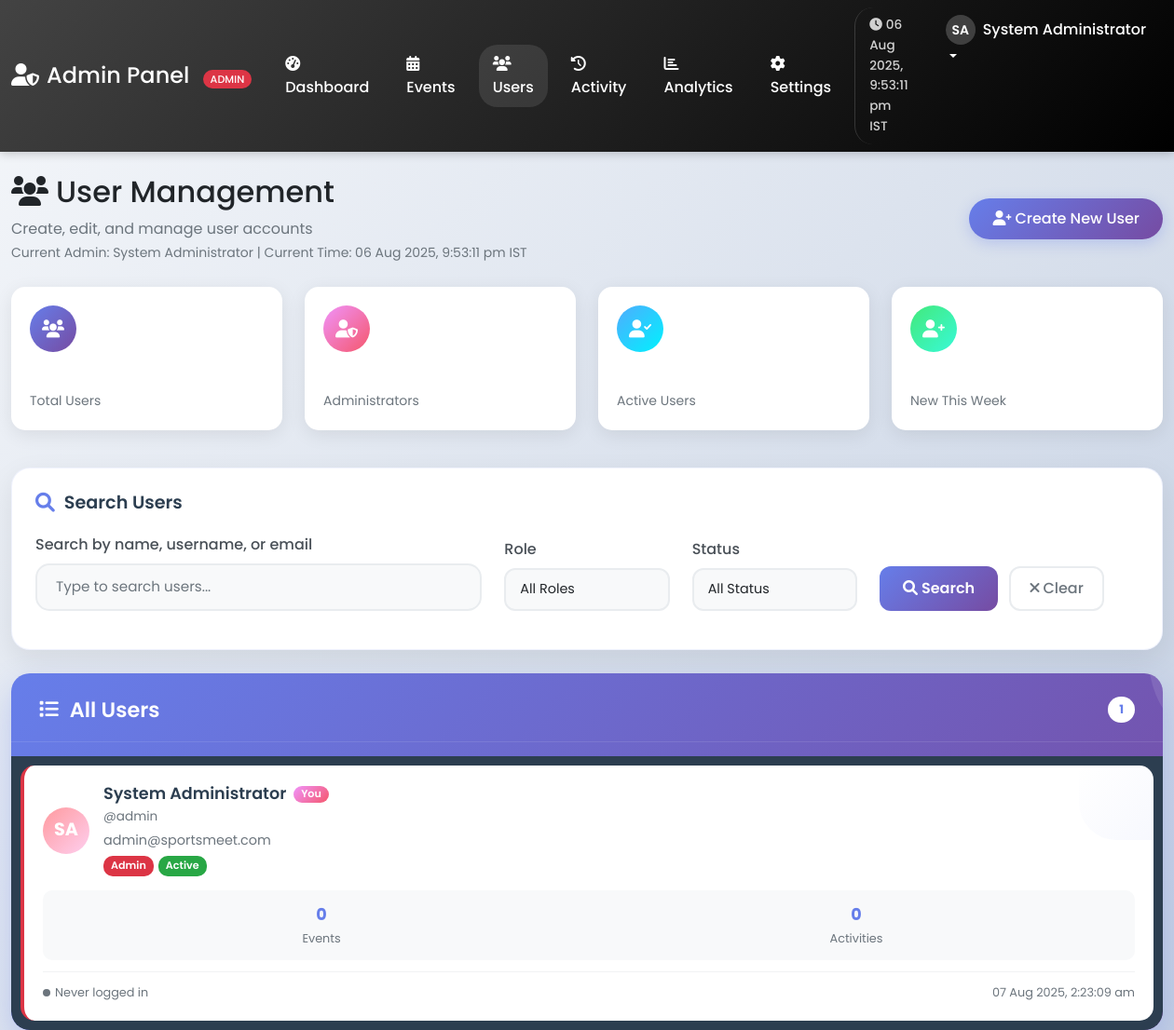
The page /admin/users.php (signed in) on the database its author committed.
### tables this page shows
CREATE TABLE IF NOT EXISTS users (
                                     id INT PRIMARY KEY AUTO_INCREMENT,
                                     username VARCHAR(50) UNIQUE NOT NULL,
    email VARCHAR(100) UNIQUE NOT NULL,
    password VARCHAR(255) NOT NULL,
    role ENUM('admin', 'user') DEFAULT 'user',
    first_name VARCHAR(50) NULL,
    last_name VARCHAR(50) NULL,
    phone VARCHAR(20) NULL,
    date_of_birth DATE NULL,
    profile_image VARCHAR(255) NULL,
    is_active BOOLEAN DEFAULT TRUE,
    email_verified BOOLEAN DEFAULT FALSE,
    last_login TIMESTAMP NULL,
    login_attempts INT DEFAULT 0,
    locked_until TIMESTAMP NULL,
    created_at TIMESTAMP DEFAULT CURRENT_TIMESTAMP,
    updated_at TIMESTAMP DEFAULT CURRENT_TIMESTAMP ON UPDATE CURRENT_TIMESTAMP
    );

### admin/users.php (the view, shortened to what the rows shown need)
<?php
require_once '../includes/functions.php';
$current_ist_time = getCurrentDisplayTime();
$current_user_data = getCurrentUser();
$display_name = getUserDisplayName($current_user_data);
$user_initials = getUserInitials($current_user_data);
$pdo = getDBConnection();
$current_action = $_GET['action'] ?? 'list';
$search = $_GET['search'] ?? '';
$role_filter = $_GET['role'] ?? '';
$status_filter = $_GET['status'] ?? '';
$conditions = ['1=1'];
$params = [];
$where_clause = implode(' AND ', $conditions);
$sql = "SELECT u.*,
        COALESCE(ep_count.events_joined, 0) as events_joined,
        COALESCE(al_count.activity_count, 0) as activity_count
        FROM users u
        LEFT JOIN (
            SELECT user_id, COUNT(*) as events_joined
            FROM event_participants
            WHERE registration_status != 'cancelled'
            GROUP BY user_id
        ) ep_count ON u.id = ep_count.user_id
        LEFT JOIN (
            SELECT user_id, COUNT(*) as activity_count
            FROM activity_logs
            GROUP BY user_id
        ) al_count ON u.id = al_count.user_id
        WHERE $where_clause
        ORDER BY u.created_at DESC";
$stmt = $pdo->prepare($sql);
$stmt->execute($params);
$users = $stmt->fetchAll();
function getUserCardDisplayName($user) {
    $firstName = trim($user['first_name'] ?? '');
    $lastName = trim($user['last_name'] ?? '');
    if (!empty($firstName) && !empty($lastName)) {
        return $firstName . ' ' . $lastName;
    } elseif (!empty($firstName)) {
        return $firstName;
    } elseif (!empty($lastName)) {
        return $lastName;
    } else {
        return $user['username'];
    }
}
function getUserCardInitials($user) {
    $firstName = trim($user['first_name'] ?? '');
    $lastName = trim($user['last_name'] ?? '');
    $username = trim($user['username'] ?? '');
    if (!empty($firstName) && !empty($lastName)) {
        return strtoupper(substr($firstName, 0, 1) . substr($lastName, 0, 1));
    } elseif (!empty($firstName)) {
        return strtoupper(substr($firstName, 0, 1));
    } elseif (!empty($username)) {
        return strtoupper(substr($username, 0, 1));
    } else {
        return 'U';
    }
}
?>
<!DOCTYPE html>
<html lang="en">
<head>
    <link href="https://cdn.jsdelivr.net/npm/bootstrap@5.1.3/dist/css/bootstrap.min.css" rel="stylesheet">
    <link href="https://cdnjs.cloudflare.com/ajax/libs/font-awesome/6.0.0/css/all.min.css" rel="stylesheet">
    <link href="../assets/css/style.css" rel="stylesheet">
</head>
<body>
<nav class="navbar navbar-expand-lg navbar-dark">
    <div class="container-fluid">
        <div class="collapse navbar-collapse" id="navbarNav">
            <ul class="navbar-nav">
                <li class="nav-item dropdown">
                    <a class="nav-link dropdown-toggle" href="#" id="navbarDropdown" role="button" data-bs-toggle="dropdown">
                        <div class="d-flex align-items-center">
                            <div class="user-avatar me-2">
                                <?php echo $user_initials; ?>
                            </div>
                            <span><?php echo $display_name; ?></span>
                        </div>
                    </a>
                </li>
            </ul>
        </div>
    </div>
</nav>
<div class="container-fluid mt-4">
    <div class="row">
        <div class="col-12">
            <div class="d-flex justify-content-between align-items-center mb-4">
                <div>
                    <h2><i class="fas fa-users me-2"></i>User Management</h2>
                    <p class="text-muted mb-0">Create, edit, and manage user accounts</p>
                    <small class="text-muted">
                        Current Admin: <?php echo $display_name; ?> |
                        Current Time: <span id="currentDisplayTime"><?php echo $current_ist_time; ?> IST</span>
                    </small>
                </div>
            </div>
        </div>
    </div>
    <?php if ($current_action === 'list'): ?>
        <div class="users-list-widget">
            <div class="users-container">
                <?php if (empty($users)): ?>
                    <div class="no-users">
                        <i class="fas fa-users"></i>
                        <h5>No users found</h5>
                        <p>
                            <?php if (!empty($search) || !empty($role_filter) || !empty($status_filter)): ?>
                                Try adjusting your search criteria.
                            <?php else: ?>
                                Create your first user to get started!
                            <?php endif; ?>
                        </p>
                    </div>
                <?php else: ?>
                    <?php foreach ($users as $user):
                        $is_current_user = $user['id'] == $_SESSION['user_id'];
                        $last_activity = $user['last_login'] ? time() - strtotime($user['last_login']) : null;
                        $is_online = $last_activity && $last_activity < 300;
                        $user_display_name = getUserCardDisplayName($user);
                        $user_initial = getUserCardInitials($user);
                        ?>
                        <div class="user-card <?php echo $user['role'] === 'admin' ? 'admin' : ''; ?> <?php echo !$user['is_active'] ? 'inactive' : ''; ?>"
                             onclick="<?php if (!$is_current_user): ?>toggleUserSelect(<?php echo $user['id']; ?>)<?php endif; ?>">
                            <div class="user-header">
                                <div class="user-avatar-large <?php echo $user['role'] === 'admin' ? 'admin' : ''; ?>">
                                    <?php echo $user_initial; ?>
                                </div>
                                <div class="user-info">
                                    <h5 class="user-name">
                                        <?php echo htmlspecialchars($user_display_name); ?>
                                        <?php if ($is_current_user): ?>
                                            <span class="user-badge current-user ms-2">You</span>
                                        <?php endif; ?>
                                    </h5>
                                    <?php if ($user_display_name !== $user['username']): ?>
                                        <p class="user-username">@<?php echo htmlspecialchars($user['username']); ?></p>
                                    <?php endif; ?>
                                    <p class="user-email"><?php echo htmlspecialchars($user['email']); ?></p>
                                    <div class="user-badges">
                                            <span class="user-badge role-<?php echo $user['role']; ?>">
                                                <?php echo ucfirst($user['role']); ?>
                                            </span>
                                        <span class="user-badge status-<?php echo $user['is_active'] ? 'active' : 'inactive'; ?>">
                                                <?php echo $user['is_active'] ? 'Active' : 'Inactive'; ?>
                                            </span>
                                    </div>
                                </div>
                            </div>
                            <div class="user-stats">
                                <div class="stat-item">
                                    <div class="stat-number"><?php echo $user['events_joined']; ?></div>
                                    <div class="stat-label">Events</div>
                                </div>
                                <div class="stat-item">
                                    <div class="stat-number"><?php echo $user['activity_count']; ?></div>
                                    <div class="stat-label">Activities</div>
                                </div>
                            </div>
                            <div class="user-meta">
                                <div class="last-login">
                                    <span class="online-indicator <?php echo $is_online ? 'online' : 'offline'; ?>"></span>
                                    <span data-utc="<?php echo $user['last_login']; ?>" data-format="time-ago">
                                            <?php if ($user['last_login']): ?>
                                                Last: <?php echo convertUTCtoIST($user['last_login'], 'M d, h:i A'); ?>
                                            <?php else: ?>
                                                Never logged in
                                            <?php endif; ?>
                                        </span>
                                </div>
                                <div class="joined-date">
                                        <span data-utc="<?php echo $user['created_at']; ?>">
                                        </span>
                                </div>
                            </div>
                        </div>
                    <?php endforeach; ?>
                <?php endif; ?>
            </div>
        </div>
    <?php endif; ?>
</div>
</body>
</html>

### rows shown on the page
users: user_initials "SA", display_name "System Administrator", user_initial "SA", user_display_name "System Administrator", shows "You", username "admin", email "admin@sportsmeet.com", role "Admin", is_active "Active", events_joined "0", activity_count "0", shows "Never logged in"

### other values the page prints
count($users) "1"
